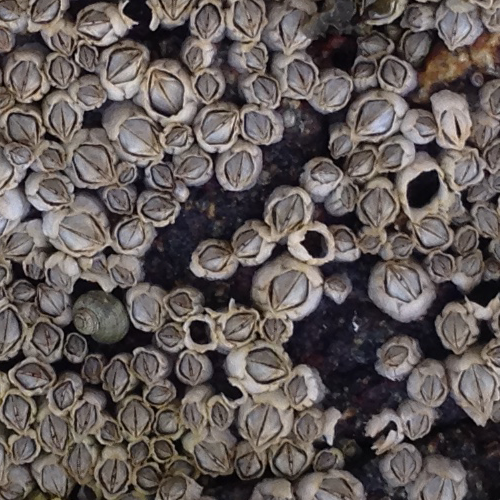
#> input picture barnacles/unseen_img2.png, 500 x 500 px
$ python -i contour_detection.py   (imports and definitions only)
#> lines starting #> are read from the running program, lines starting #| are printed output that depends on the picture; after the words box and inside, x2 and y2 are one past the last pixel; in counts of white or black regions, pixels touching at a corner belong together
### load_image.py
"""
Helper function to load image and raise error if it can't be read
"""
import cv2 as cv

def load_image(img_path, flags=cv.IMREAD_COLOR):
#> called with img_path = 'barnacles/unseen_img2.png', flags = 1
    img = cv.imread(img_path, flags)
#> img is the input picture: shape (500, 500, 3); mean B, G, R 88.2, 90.2, 98.2
    if img is None:
        raise FileNotFoundError(f"Could not read image: {img_path}")
    return img

### draw_contours.py
"""
Helper function for drawing the contour shapes

- The base code for drawing contours is from: https://medium.com/@siromermer/contour-detection-using-opencv-detecting-and-counting-coins-2d5192597e3c
- I added the option to choose the shape of the contour, the avg_radius
variable, the ellipse shape option, and more defined restraints for
size of contours.
"""
import cv2 as cv

# min and max area used to remove invalid contours
MIN_AREA = 40
MAX_AREA = 400

def draw_contours(img, contours, shape):
    """
    Draws shapes around the contours

    Args:
        img (np.ndarray): image to draw contours on
        contours (list): a list of contours from cv.findContours
        shape (str): "circle", "ellipse", or "hull"

    Returns:
        tuple: (contour_count, avg_radius), the number of valid contours drawn
            and their average radius in pixels (only computed for shape type
            "circle", else 0)
    """

    if shape not in ("circle", "ellipse", "hull"):
        raise ValueError(f'shape must be "circle", "ellipse", or "hull", got {shape!r}')

    contour_count = 0
    avg_radius = 0
    for contour in contours:
        if (shape == "ellipse"):
            if len(contour) >= 5:
                ellipse = cv.fitEllipse(contour)
                if cv.contourArea(contour) > MIN_AREA and cv.contourArea(contour) < MAX_AREA:
                    cv.ellipse(img, ellipse, (255, 0, 0), 2)
                    contour_count += 1

        if cv.contourArea(contour) > MIN_AREA and cv.contourArea(contour) < MAX_AREA:
            if (shape == "circle"):
                (x,y),radius = cv.minEnclosingCircle(contour)
                center = (int(x),int(y))
                radius = int(radius)
                cv.circle(img, center, radius,(255,0,0),2)
                contour_count += 1
                avg_radius += radius

            if (shape == "hull"):
                hull = cv.convexHull(contour)
                cv.drawContours(img, [hull], 0, (255, 0, 0), 2)
                contour_count += 1

    avg_radius = avg_radius / contour_count if contour_count else 0
    return contour_count, avg_radius

### contour_detection.py
"""
Barnacle detection using thresholding and contour finding.

- I followed this tutorial to experiment with different thresholding types: https://docs.opencv.org/3.4.20/d7/d4d/tutorial_py_thresholding.html
- The code to remove the background in contour_detection_channel_v1 is from: https://www.geeksforgeeks.org/python/removing-black-background-and-make-transparent-using-python-opencv/
- The code for single color channel in contour_detection_channel is from: https://learnopencv.com/contour-detection-using-opencv-python-c/#steps-for-detecting-contours
"""

import cv2 as cv
import matplotlib.pyplot as plt
from draw_contours import draw_contours
from load_image import load_image

# set plot title font size
plt.rcParams['axes.titlesize'] = 8


# [32 lines left out: function contour_detection_v1, not called in this run]


def contour_detection_channel_v1(img_path, shape="circle"):
    """
    Add an Otsu mask for threshold of grayscale image, adaptive-threshold the result,
    and draw contours.

    Args:
        img_path (str): Path to the original image.
        shape (str): Shape of contour: "circle", "ellipse", or "hull".
    """

    # read image and convert it to grayscale and RGB
    image = load_image(img_path)
    gray_image=cv.cvtColor(image,cv.COLOR_BGR2GRAY)
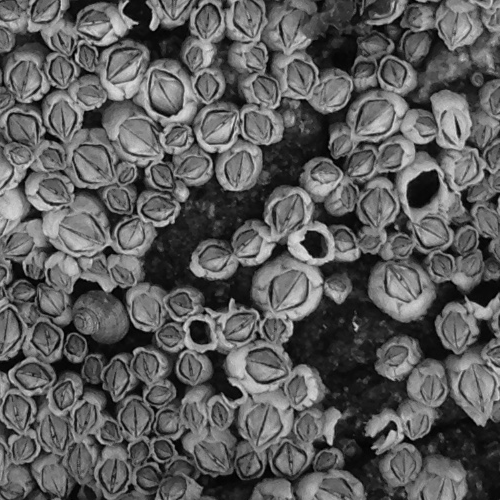
#> gray_image: shape (500, 500); min 0, max 223, mean 92.4
    rgb_image=cv.cvtColor(image,cv.COLOR_BGR2RGB)

    # create binary image
    _, binary_image= cv.threshold(gray_image, 100, 255, cv.THRESH_BINARY + cv.THRESH_OTSU)
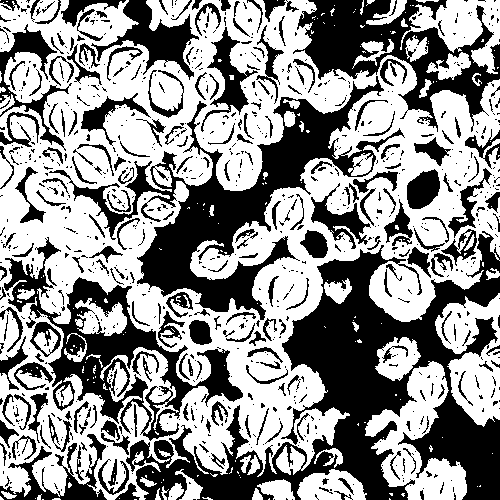
#> binary_image: shape (500, 500); 57% white; 889 black regions (650 under 20 px), largest, box (x1, y1, x2, y2) and area: (126, 231, 500, 500) 31713, (49, 76, 405, 320) 17930, (4, 237, 243, 441) 10833

    # remove background (source in header)
    b, g, r = cv.split(image)
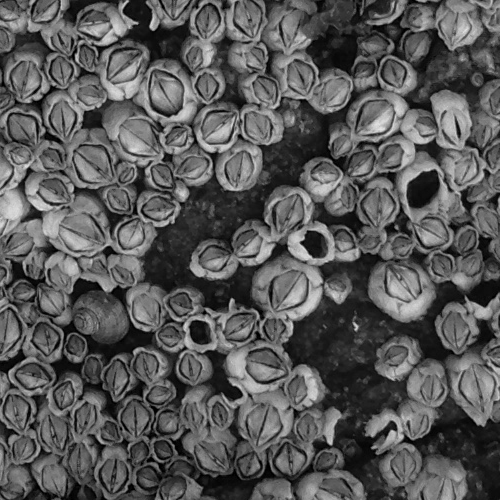
#> b: shape (500, 500); min 0, max 230, mean 88.2
    rgba = [b, g, r, binary_image]
    dst = cv.merge(rgba, 4)

    gray = cv.cvtColor(dst, cv.COLOR_BGRA2GRAY)
    binary = cv.adaptiveThreshold(gray, 255, cv.ADAPTIVE_THRESH_GAUSSIAN_C, cv.THRESH_BINARY, 11, 2)
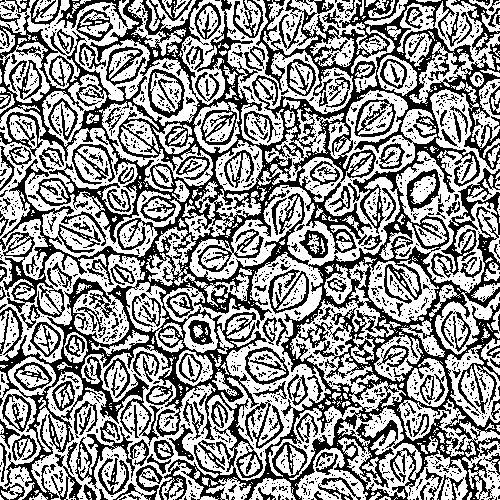
#> binary: shape (500, 500); 57.9% white; 1776 black regions (1546 under 20 px)

    contours, _ = cv.findContours(binary, cv.RETR_TREE, cv.CHAIN_APPROX_NONE)
#> contours = 3705 contours, 3139 with area under 20; largest, box (x1, y1, x2, y2) and area: (31, 89, 500, 500) 60858, (0, 105, 184, 363) 22829, (0, 0, 353, 146) 18653, (268, 259, 468, 500) 14889, (263, 0, 395, 93) 3937

    contour_count, avg_radius = draw_contours(rgb_image, contours, shape)
#> the loop in draw_contours, `for contour in contours:` made 3705 passes
#> (x, y, radius, center, avg_radius) on passes 28, 60, 63, 72, 129, 145, 146, 165, 255, 262, 312, 356: (11.48, 491, 10, (11, 491), 19), (174.5, 489, 11, (174, 489), 30), (168.5, 488.5, 11, (168, 488), 41), (232.3, 487.7, 5, (232, 487), 46), (338.5, 487.5, 19, (338, 487), 65), (326.5, 462.5, 13, (326, 462), 78), (323.5, 459.5, 11, (323, 459), 89), (469.5, 449, 7, (469, 449), 96), (454.5, 443, 6, (454, 443), 120), (474.7, 431.8, 6, (474, 431), 126), (226, 383.5, 14, (226, 383), 162), (428, 388.5, 14, (428, 388), 176)
#> (x, y, radius, avg_radius) on passes 15, 204, 209, 269, 276, 441: (38, 498, 9, 9), (488, 450, 10, 106), (431, 444, 8, 114), (409, 428, 9, 135), (420, 425, 13, 148), (191, 367, 12, 267)
#> after the loop in draw_contours, `for contour in contours:`:
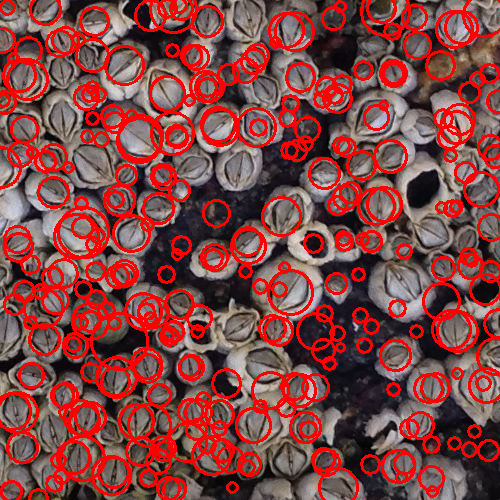
#> img: shape (500, 500, 3); mean R, G, B 131.9, 68.7, 67.6
#> after the loop in draw_contours, `for contour in contours:`: avg_radius = 3441; contour_count = 298
#> in draw_contours, `avg_radius = avg_radius / contour_count if contour_count else 0`: avg_radius = 11.55
#> contour_count = 298; avg_radius = 11.55

    f, axarr = plt.subplots(1, 4, constrained_layout=True)
    axarr[0].imshow(gray_image)
    axarr[0].set_title("Grayscale Image")
    axarr[1].imshow(dst)
    axarr[1].set_title("Binary w/out bg")
    axarr[2].imshow(binary)
    axarr[2].set_title("Binary Grayscale w/ Channel")
    axarr[3].imshow(rgb_image)
    axarr[3].set_title("Color Image w/ Contour")

    plt.show()
#> figure, not shown here; B, G, R data is drawn as R, G, B

# [39 lines left out: function contour_detection_channel, not called in this run]

>>> result = contour_detection_channel_v1('barnacles/unseen_img2.png')
